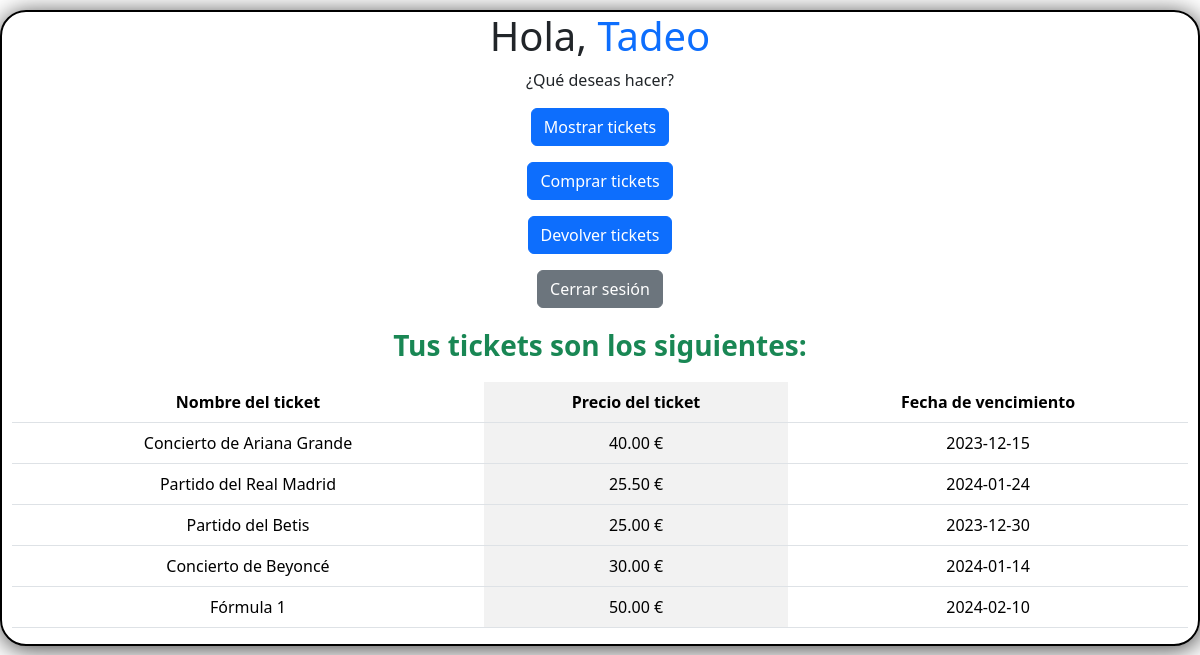
/pages/inicio_usuario_normal.php?accion=mostrar_tickets (signed in), run on the app's committed database.
### tables this page shows
CREATE TABLE `tickets` (
  `id_ticket` int(20) NOT NULL,
  `tipo` varchar(50) NOT NULL,
  `nombre_ticket` varchar(100) NOT NULL,
  `precio` float NOT NULL,
  `fecha_ven` date NOT NULL
);

### libraries/db_funciones.php (the view, shortened to what this page needs)
<?php
function mostrarTicketsUsuario() {
    try {
        echo '<p class="fs-3 fw-bold text-success">Tus tickets son los siguientes:</p>';
        $id = $_COOKIE['idUsuario'];
        $conn = realizarConexionBD();
        $sql = "select nombre_ticket, CONCAT(FORMAT(precio, 2), ' €') AS Precio, fecha_ven from tickets
                where id_ticket IN (SELECT id_ticket FROM compras WHERE id_usuario = " . $id . ")";
        $result = mysqli_query($conn, $sql);
        if ($result->num_rows != 0) {
            tablaTicketsUsuario($result);
        } else {
            echo '<div class="alert alert-danger" role="alert">
                    No hay ningún ticket a tu nombre
                  </div>';
        }
    } catch (Exception $exc) {
        echo '<div class="alert alert-info" role="alert">
                La página se encuentra en mantenimiento,
                inténtalo de nuevo más tarde.
             </div>';
    }
}
function tablaTicketsUsuario($result) {
    echo '<table class="table table-striped-columns">';
    echo '<tr>';
    echo '<th>Nombre del ticket</th>';
    echo '<th>Precio del ticket</th>';
    echo '<th>Fecha de vencimiento</th>';
    echo '</tr>';
    while ($fila = mysqli_fetch_assoc($result)) {
        echo '<tr>';
        echo '<td>' . $fila['nombre_ticket'] . '</td>';
        echo '<td>' . $fila['Precio'] . '</td>';
        echo '<td>' . $fila['fecha_ven'] . '</td>';
        echo '</tr>';
    }
    echo '</table>';
}
function realizarConexionBD() {
    $servername = "127.0.0.1";
    $username = "root";
    $password = "";
    $database = "software_venta_tickets";
    $conn = mysqli_connect($servername, $username, $password, $database);
    return $conn;
}

### css/styles.css (style rules this page uses)
.body { width: 1200px; margin: 0 auto; border: 2px solid black; text-align: center; box-shadow: 1px 3px 25px 0px rgba(0,0,0,0.75); border-radius: 26px 26px 26px 26px; margin-top: 10px; }

### data on the page
tickets: nombre_ticket "Concierto de Ariana Grande", Precio "40.00 €", fecha_ven "2023-12-15"
tickets: nombre_ticket "Partido del Real Madrid", Precio "25.50 €", fecha_ven "2024-01-24"
tickets: nombre_ticket "Partido del Betis", Precio "25.00 €", fecha_ven "2023-12-30"
tickets: nombre_ticket "Concierto de Beyoncé", Precio "30.00 €", fecha_ven "2024-01-14"
tickets: nombre_ticket "Fórmula 1", Precio "50.00 €", fecha_ven "2024-02-10"

### other printed values
$_COOKIE['nombreUsuario'] "Tadeo"
